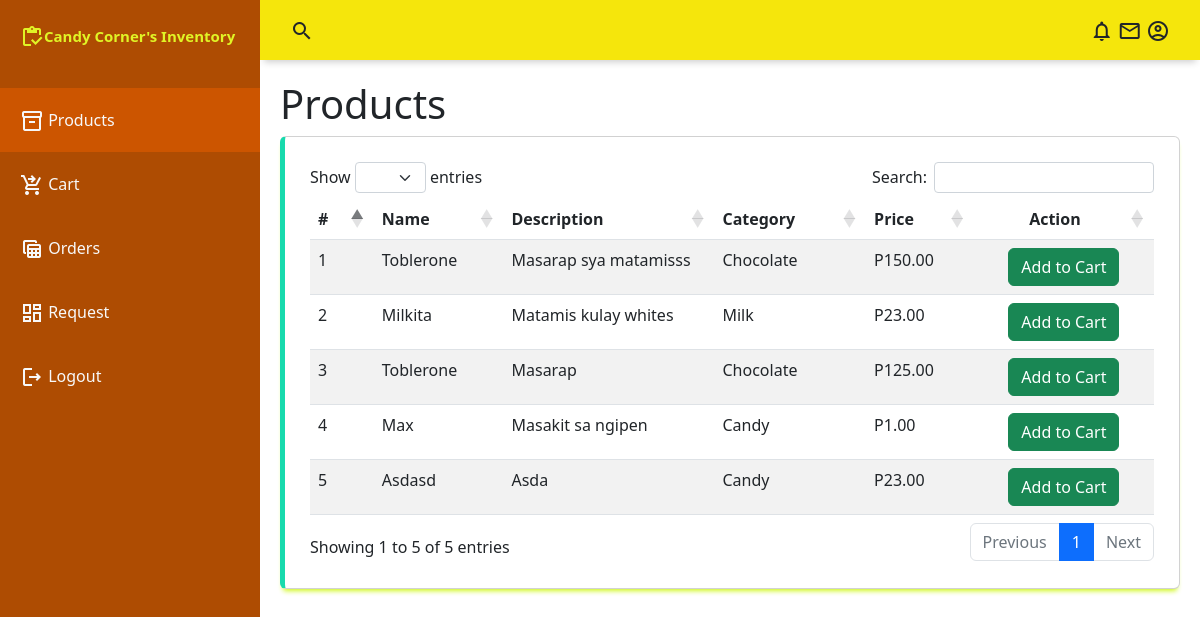
Screenshot of /branch/products.php with the database file from the repository.
### tables this page shows
CREATE TABLE `products` (
  `prod_id` int(255) NOT NULL,
  `prod_name` text NOT NULL,
  `prod_category` int(11) DEFAULT NULL,
  `prod_description` text DEFAULT NULL,
  `prod_price` text DEFAULT NULL,
  `prod_status` int(11) NOT NULL DEFAULT 0
);

CREATE TABLE `category` (
  `category_id` int(11) NOT NULL,
  `category_name` text DEFAULT NULL,
  `category_status` int(11) NOT NULL DEFAULT 0
);

### conn/config.php (called while the page is built, shortened)
<?php
	class db_connect{
		public $host = db_host;
		public $user = db_user;
		public $pass = db_pass;
		public $name = db_name;
		public function connect(){
			$this->conn = new mysqli($this->host, $this->user, $this->pass, $this->name);
		}
	}
?>

### conn/class.php (called while the page is built, shortened)
<?php
	require_once'config.php';
	class db_class extends db_connect{
		public function selectProducts(){
			$query=$this->conn->prepare("SELECT * FROM products as a
			LEFT JOIN category as b
			ON a.prod_category=b.category_id
			where `prod_status`='0'") or die($this->conn->error);
			if($query->execute()){
				$result = $query->get_result();
				return $result;
			}
		}
	}
?>

### branch/products.php (the view, shortened to what this page needs)
<?php
include("../conn/class.php");
$db=new db_class();
include("include/navbar.php");
include("include/sidebar.php");
?>
    <main class="main-container" style="z-index:2">
        <div class="fluid-container">
            <h1 >Products</h1>
            <div class="table-responsive card">
                <table id="example" class="table table-striped" style="width:100%">
                    <thead>
                        <tr>
                            <th >#</th>
                            <th >Name</th>
                            <th class="w-25">Description</th>
                            <th >Category</th>
                            <th >Price</th>
                            <th class="text-center">Action</th>
                        </tr>
                    </thead>
                    <tbody>
                        <?php
                            $result= $db->selectProducts();
                            $i=1;
                            while($row=$result->fetch_array()){
                                echo
                                '<tr>
                                    <td>'.$i.'</td>
                                    <td>'.ucfirst($row['prod_name']).'</td>
                                    <td>'.ucfirst($row['prod_description']).'</td>
                                    <td>'.ucfirst($row['category_name']).'</td>
                                    <td>P'.number_format($row['prod_price'],2).'</td>
                                    <td class="text-center">
                                        <button class="btn orderTogler btn-success"
                                        data-bs-toggle="modal"
                                        data-bs-target="#order"
                                        data-id="'.$row['prod_id'].'"
                                        data-price="'.$row['prod_price'].'"
                                        data-name="'.ucfirst($row['prod_name']).'"
                                        >Add to Cart</button>
                                    </td>
                                </tr>';
                                $i++;
                            }
                        ?>
                    </tbody>
                </table>
            </div>
        </div>
    </main>

### branch/assets/css/style.css (style rules this page uses)
body { margin: 0; padding: 0; box-sizing: border-box; background-color: #f1f2f4; color: #666666; font-family: "Montserrat", sans-serif; }
.main-container { grid-area: main; overflow-y: auto; padding: 20px 20px; }
.card { display: flex; flex-direction: column; justify-content: space-around; padding: 25px; background-color: #ded2d2; box-sizing: border-box; border: 1px solid #d2d2d3; border-radius: 5px; box-shadow: 0 5px 5px -3px rgba(205, 247, 18, 0.973); }
.card:nth-child(2) { border-left: 5px solid rgb(24, 218, 173); }

### rows the page displays
products: prod_name "Toblerone", prod_description "Masarap sya matamisss", category.category_name "Chocolate", prod_price "150.00"
products: prod_name "Milkita", prod_description "Matamis kulay whites", category.category_name "Milk", prod_price "23.00"
products: prod_name "Toblerone", prod_description "Masarap", category.category_name "Chocolate", prod_price "125.00"
products: prod_name "Max", prod_description "Masakit sa ngipen", category.category_name "Candy", prod_price "1.00"
products: prod_name "Asdasd", prod_description "Asda", category.category_name "Candy", prod_price "23.00"
